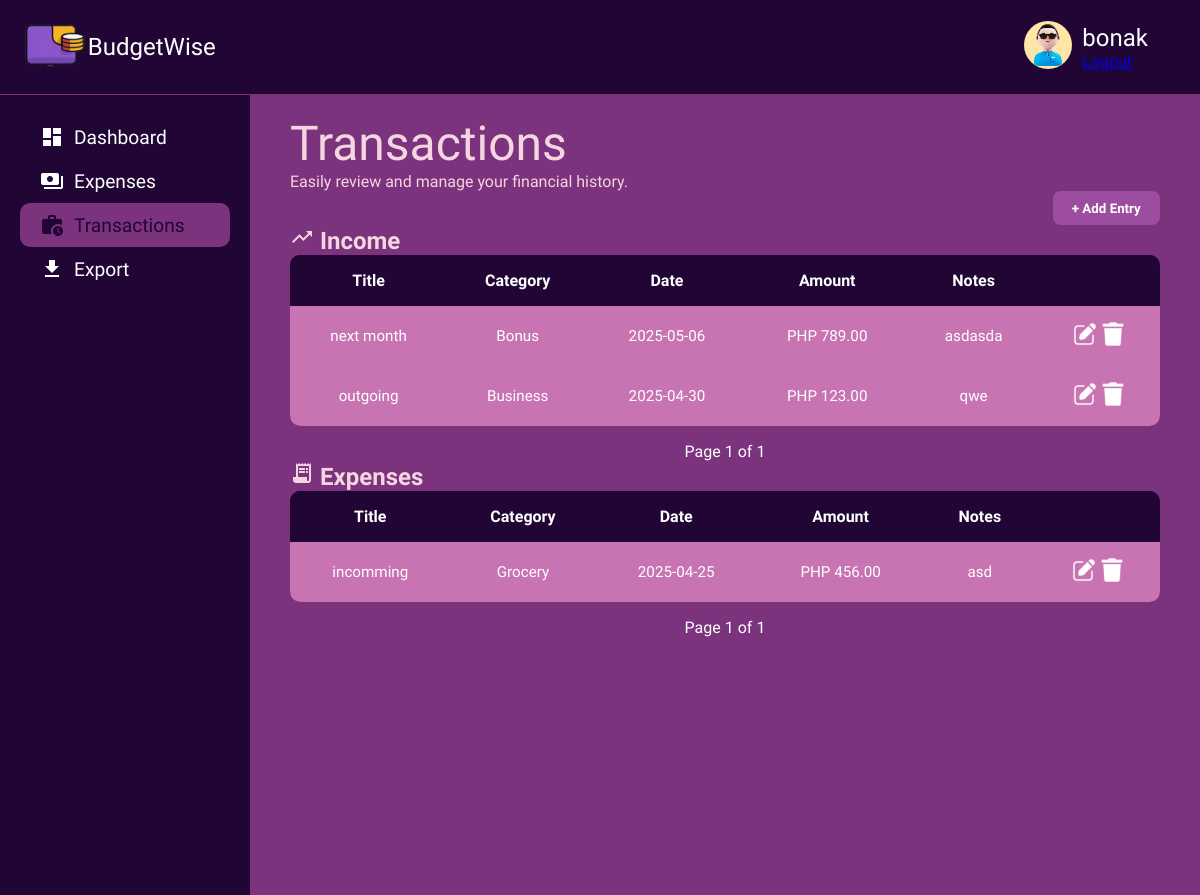
The page /finance/ (signed in) on the database its author committed.
### accounts/models.py (models this page shows)
class CustomUser(AbstractUser):
    pass  # django built-in fields muna then extand lang later

### finance/models.py (models this page shows, shortened)
class Entry(models.Model):
    ENTRY_TYPE_CHOICES = [
        ('income', 'Income'),
        ('expense', 'Expense'),
    ]
    user = models.ForeignKey(settings.AUTH_USER_MODEL, on_delete=models.CASCADE)
    title = models.CharField(max_length=200)
    amount = models.DecimalField(max_digits=10, decimal_places=2)
    date = models.DateField()
    entry_type = models.CharField(max_length=7, choices=ENTRY_TYPE_CHOICES)
    category = models.ForeignKey(Category, on_delete=models.SET_NULL, null=True, blank=True)
    notes = models.TextField(blank=True, null=True)

class Category(models.Model):
    EXPENSE_CATEGORIES = [
        ('grocery', 'Grocery'),
        ('health', 'Health'),
        ('gifts', 'Gifts'),
        ('transportation', 'Transportation'),
        ('food', 'Food'),
        ('eating_out', 'Eating Out'),
        ('bills', 'Bills'),
    ]
    INCOME_CATEGORIES = [
        ('salary', 'Salary'),
        ('bonus', 'Bonus'),
        ('business', 'Business'),
    ]
    CATEGORY_TYPES = [
        ('expense', 'Expense'),
        ('income', 'Income'),
    ]
    user = models.ForeignKey(settings.AUTH_USER_MODEL, on_delete=models.CASCADE, null=True, blank=True)
    name = models.CharField(max_length=100)
    category_type = models.CharField(max_length=7, choices=CATEGORY_TYPES)
    is_default = models.BooleanField(default=False)

### finance/views.py (the view)
# urls.py: path('', transaction, name='entry-list'),
@never_cache
@login_required
def transaction(request):
    income_entries = Entry.objects.filter(user=request.user, entry_type='income').order_by('-date')
    expense_entries = Entry.objects.filter(user=request.user, entry_type='expense').order_by('-date')
    income_page = paginate_entries(income_entries, request, 'income_page')
    expense_page = paginate_entries(expense_entries, request, 'expense_page')
    return render(request, 'finance/transaction.html', {
        'income_page': income_page,
        'expense_page': expense_page,
    })

### finance/views.py (called while the page is built)
def paginate_entries(entries, request, page_param):
    paginator = Paginator(entries, 5)
    page_number = request.GET.get(page_param)
    try:
        return paginator.get_page(page_number)
    except Exception:
        return paginator.get_page(1)

### finance/templates/finance/transaction.html (shortened to what this page needs)
{% load static %}
<!DOCTYPE html>
<html lang="en">
  <head>
    <link
      rel="stylesheet"
      href="{% static 'pages/transaction/transaction.css' %}"
    />
    <link rel="stylesheet" href="{% static 'css/colors.css' %}" />
  </head>
  <body>
    <header class="header" role="banner">
      <a href="{% url 'dashboard' %}" class="logo-text">
        <div class="logo">
          <div class="logo-icon">
            <img
              src="{% static 'pics/mockLogo.png' %}"
              alt="BudgetWise Logo"
              class="logo-img"
            />
          </div>
          <div>BudgetWise</div>
        </div>
      </a>
      <div class="user-profile">
        <div class="user-avatar">
          <img
            src="{% static 'pics/user1.png' %}"
            alt="User Avatar"
            class="avatar-image"
          />
        </div>
        <div class="user-info">
          <span class="user-name">{{ user.username }}</span>
          <a class="btn btn-outline-light ms-2" href="{% url 'logout' %}"
            >Logout</a
          >
        </div>
      </div>
    </header>
    <div class="container">
      <aside class="sidebar">
        <a href="{% url 'dashboard' %}" class="logo-text">
          <div class="menu-item">
            <span class="material-icons">dashboard</span><span>Dashboard</span>
          </div>
        </a>
        <div class="menu-item">
          <span class="material-icons">payments</span><span>Expenses</span>
        </div>
        <div class="menu-item active">
          <span class="material-icons">work_history</span
          ><span>Transactions</span>
        </div>
          <div class="menu-item">
            <span class="material-icons">file_download</span><span>Export</span>
          </div>
      </aside>
      <div class="main-content">
        <div class="welcome-message">
          <h1>Transactions</h1>
          <p>Easily review and manage your financial history.</p>
        </div>
        <div class="add-entry-container">
          <button class="add-entry-button" onclick="openEntryModalForCreate()">
            + Add Entry
          </button>
        </div>
        <div class="transactions-card">
          <h2><span class="material-icons">trending_up</span> Income</h2>
          <table>
            <thead>
              <tr>
                <th>Title</th>
                <th>Category</th>
                <th>Date</th>
                <th>Amount</th>
                <th>Notes</th>
              </tr>
            </thead>
            <tbody>
              {% for entry in income_page %}
              <tr>
                <td>{{ entry.title }}</td>
                <td>{{ entry.category.name }}</td>
                <td>{{ entry.date|date:"Y-m-d" }}</td>
                <td>PHP {{ entry.amount }}</td>
                <td>{{ entry.notes }}</td>
                <td class="actions">
                  <a onclick="openEntryModal({{ entry.id }})">
                    <img src="{% static 'pics/edit.png' %}" alt="Edit Icon" />
                  </a>
                  <a
                    onclick="openDeleteModal('{{ entry.title }}', '{% url 'finance:entry-delete' entry.id %}')"
                  >
                    <img
                      src="{% static 'pics/trash.png' %}"
                      alt="Delete Icon"
                    />
                  </a>
                </td>
              </tr>
              {% empty %}
              <tr>
                <td colspan="6">No income entries found.</td>
              </tr>
              {% endfor %}
            </tbody>
          </table>
          <div class="transaction-pagination">
            <span
              >Page {{ income_page.number }} of {{ income_page.paginator.num_pages }}</span
            >
          </div>
        </div>
        <div class="transactions-card">
          <h2><span class="material-icons">receipt_long</span> Expenses</h2>
          <table>
            <thead>
              <tr>
                <th>Title</th>
                <th>Category</th>
                <th>Date</th>
                <th>Amount</th>
                <th>Notes</th>
              </tr>
            </thead>
            <tbody>
              {% for entry in expense_page %}
              <tr>
                <td>{{ entry.title }}</td>
                <td>{{ entry.category.name }}</td>
                <td>{{ entry.date|date:"Y-m-d" }}</td>
                <td>PHP {{ entry.amount }}</td>
                <td>{{ entry.notes }}</td>
                <td class="actions">
                  <a onclick="openEntryModal({{ entry.id }})">
                    <img src="{% static 'pics/edit.png' %}" alt="Edit Icon" />
                  </a>
                  <a
                    onclick="openDeleteModal('{{ entry.title }}', '{% url 'finance:entry-delete' entry.id %}')"
                  >
                    <img
                      src="{% static 'pics/trash.png' %}"
                      alt="Delete Icon"
                    />
                  </a>
                </td>
              </tr>
              {% empty %}
              <tr>
                <td colspan="6">No expense entries found.</td>
              </tr>
              {% endfor %}
            </tbody>
          </table>
          <div class="transaction-pagination">
            <span
              >Page {{ expense_page.number }} of {{ expense_page.paginator.num_pages }}</span
            >
          </div>
        </div>
      </div>
    </div>
  </body>
</html>

### static/pages/transaction/transaction.css (style rules this page uses)
* { margin: 0; padding: 0; box-sizing: border-box; font-family: "K2D", sans-serif; }
.header { display: flex; flex-direction: row; justify-content: space-between; align-items: center; padding: 20px; background-color: var(--secondary); border-bottom: 1px solid var(--primary); min-width: 553px; }
.logo { display: flex; flex-direction: row; align-items: center; }
.logo-img { height: 48px; width: auto; }
.logo-text { font-size: 1.5rem; font-weight: 500; color: var(--white); text-decoration: none; }
.user-profile { display: flex; align-items: center; gap: 10px; }
.avatar-image { height: 48px; width: 48px; border-radius: 50%; }
.user-info { display: flex; flex-direction: column; color: var(--white); padding-right: 2rem; }
.user-name { font-size: 1.5rem; font-weight: 500; }
.container { display: flex; }
.sidebar { display: flex; flex-direction: column; padding: 20px; background-color: var(--secondary); height: auto; min-height: 100vh; width: 250px; left: -250px; text-decoration: none; }
.menu-item { display: flex; flex-direction: row; align-items: center; gap: 10px; font-size: 1.2rem; font-weight: 500; color: var(--white); padding: 10px 20px; }
.menu-item.active { background-color: var(--primary); border-radius: 10px; color: var(--dark-text); }
.main-content { display: flex; flex-direction: column; padding: 20px 40px; background-color: var(--primary); height: 100%; min-height: 100vh; width: calc(100% - 250px); }
.welcome-message { color: var(--light-primary); }
.welcome-message h1 { font-size: 3rem; font-weight: 500; }
.add-entry-container { display: flex; justify-content: flex-end; }
.add-entry-button { background-color: var(--hover-primary); color: var(--white); font-weight: bold; padding: 0.6rem 1.2rem; border-radius: 8px; border: none; cursor: pointer; transition: background-color 0.2s ease; }
.transactions-card { color: var(--light-primary); }
table { width: 100%; border-collapse: collapse; background-color: var(--secondary); border-radius: 10px; overflow: hidden; }
th, td { padding: 1rem; text-align: center; color: var(--white); }
thead { background-color: var(--secondary); }
td { background-color: var(--record-card); font-size: 0.95rem; height: auto; }
.actions { gap: 0.5rem; justify-content: center; }
.actions img { width: 24px; height: 24px; cursor: pointer; filter: invert(1); }
.transaction-pagination { margin-top: 1rem; text-align: center; }
.transaction-pagination span { margin: 0 10px; color: var(--white); }

### static/css/colors.css (style rules this page uses)
:root { --primary: #7b337d; --secondary: #210535; --light-primary: #f5d5e0; --light-secondary: #f4c4d4; --white: #ffffff; --text: #ffffff; --dark-text: #210535; --muted-text: #ffffff80; --green: #77dd77; --red: #ff6961; --yellow: #ffee8c; --button-gray: #b0b0b0; --hover-primary: #9c4da0; --hover-secondary: #3a0a60; --hover-menu-item: #8b5cf6; --bills: #e7d7ca; --grocery: #d5f6fb; --food: #f6f3a9; --health: #f1beb5; --eating-out: #e7d27c; --transpo: #d5d1e9; --gifts: #f8c57c; --budget-card: #2f1045; --icon-container: #210535; --status-bar: #1f092e; --record-card: #c874b2; }

### rows shown on the page
CustomUser: username "bonak"
Entry: title "next month", category.name "Bonus", date "2025-05-06", amount "789.00", notes "asdasda"
Entry: title "outgoing", category.name "Business", date "2025-04-30", amount "123.00", notes "qwe"
Entry: title "incomming", category.name "Grocery", date "2025-04-25", amount "456.00", notes "asd"

### other values the page prints
{{ income_page.number }} "1"
{{ income_page.paginator.num_pages }} "1"
{{ expense_page.number }} "1"
{{ expense_page.paginator.num_pages }} "1"
